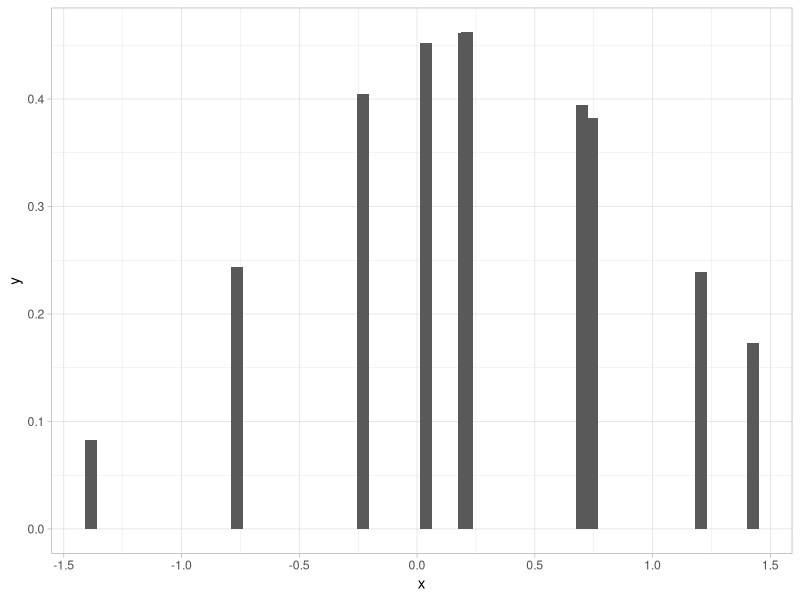
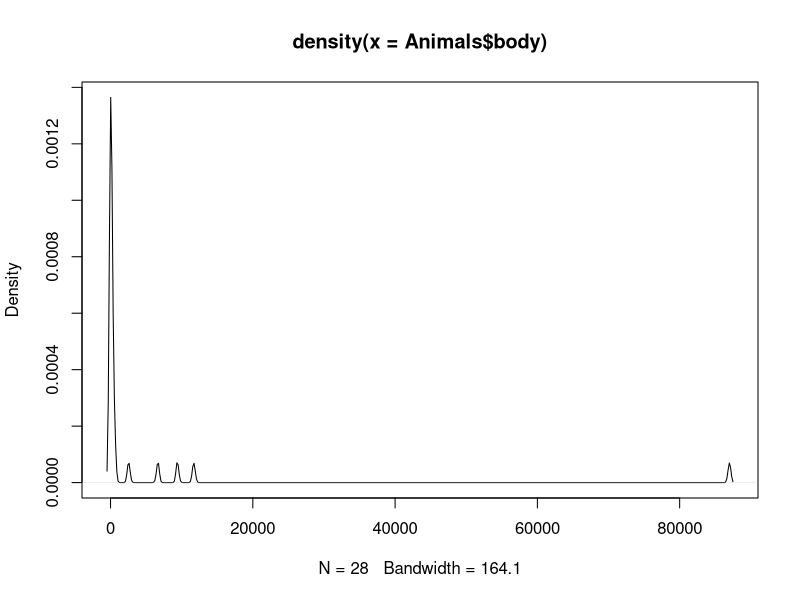
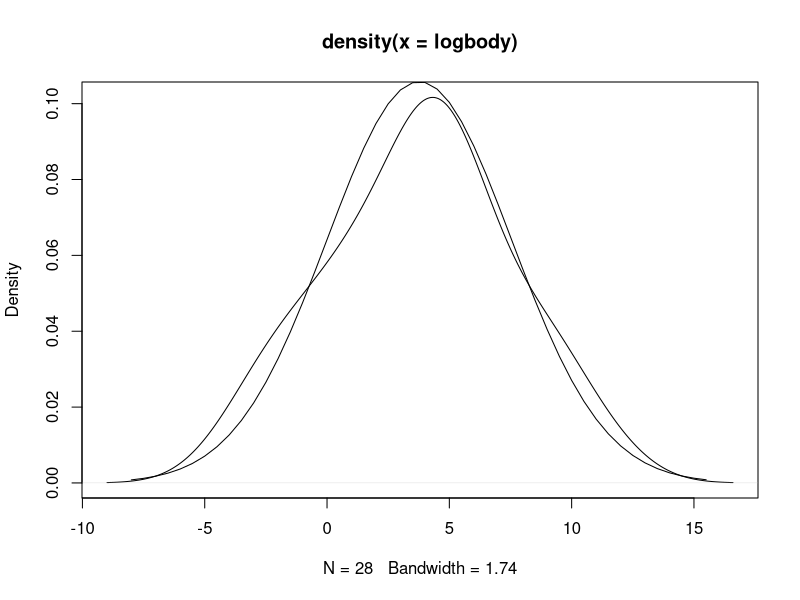
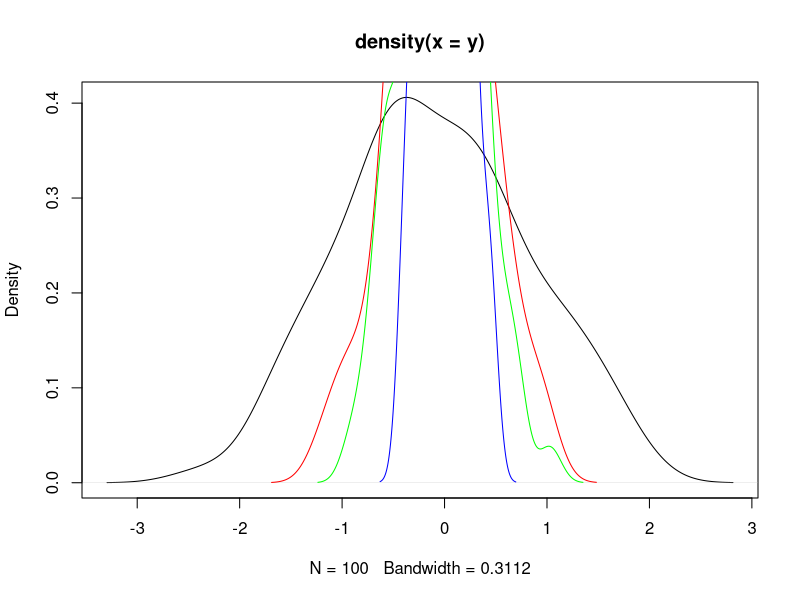

Write R code to recreate these figures, in order.
# 1a)In R a simple bar graph can be used to model the probability distribution function.
# Take a random vector and probability associated with it and plot it with a bar graph.

set.seed(124)
norm <- rnorm(100)
x <- norm[1:10]
y = dnorm(x, mean(x), sd(x))
dist <- data.frame(x,y) 

library(ggplot2)
ggplot(dist, aes(x,y)) +
 geom_bar(stat="identity", width=0.05) + 
  theme_light()
  
#2a)Draw an estimated density curve for the logarithms of the values.
library(MASS)
plot(density(Animals$body))
logbody <- log(Animals$body)
plot(density(logbody))  


#2b)Determine the mean and standard deviation of log(Animals$body). Overlay the es-
# timated density with the theoretical density for a normal distribution with the mean
#and standard deviation just obtained.
av <- mean(logbody)
sdev <- sd(logbody)
av
sdev
xval <- pretty(c(av - 3 * sdev, av + 3 * sdev), 50)
lines(xval, dnorm(xval, mean = av, sd = sdev))


#3 Take a random sample from the normal distribution, and plot the estimated density function.
# Now take repeated samples of size 4, calculate the mean for each such sample, and
# plot the density. Repeat the above: taking samples of size 9, and of size 25.
y <- rnorm(100)
plot(density(y), type = "l")
#Now take repeated samples of size 4
av <- numeric(100)
for (i in 1:100) {
  av[i] <- mean(rnorm(4))
}
lines(density(av), col = "red")
#Now take repeated samples of size 9
av <- numeric(100)
for (i in 1:100) {
  av[i] <- mean(rnorm(9))
}
lines(density(av), col = "green")
#Now take repeated samples of size 25
av <- numeric(100)
for (i in 1:100) {
  av[i] <- mean(rnorm(25))
}
lines(density(av), col = "blue")
